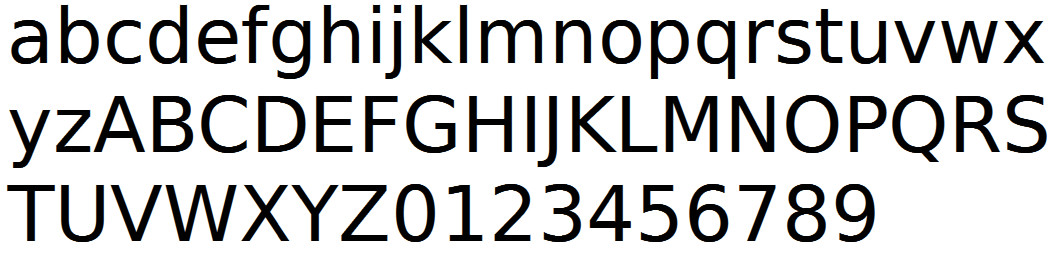
#> input picture train/dejavusans-alphanumeric.jpg, 1052 x 254 px, given in place of portrait.jpeg, which was not available
$ python main.py   (Python 2 division)
#> lines starting #> are read from the running program, lines starting #| are printed output that depends on the picture; after the words box and inside, x2 and y2 are one past the last pixel; in counts of white or black regions, pixels touching at a corner belong together; pictures that were not available may be replaced by others from this repository, and a replacement may not be noted
### util.py
import numpy as np
import pandas as pd


"""
Dokumentasi
- teori: link/hubungan antara konsep
- konsep: objek yang terlibat dalam suatu teori
- contoh run

yang perlu dikerjain:
    histogram
    pre-processing = noise reduction + equalizatioin + binarization + segmentation + clustering
    recognition = feature extraction + kNN + GNB
    chaincode
    kode belok
    recognition w/ cc+kb
    skeletonize
    recognition w/ skeleton
"""

def flattenimg(img):
    # reshape to 2-D
    return img.reshape(-1, img.shape[-1])

# [5 lines left out: function sortimg, not called in this run]

""" Returns separate histogram for each color in a pixel: 3 for RGB, 4 for CMYK, 1 for Grayscale
"""
# [8 lines left out: function gethistogram, not called in this run]

"""
    # horribly slow vanilla implementation: use only for proof of work
    hist = np.zeros((256, imgr.shape[-1]), dtype=np.uint32)
    for pixel in imgr:
        for color in xrange(imgr.shape[-1]):
            hist[pixel.item(color), color] += 1
    return hist
"""

# [34 lines left out: function equalize, not called in this run]

def getgrayscale(img):
    return np.asarray((0.2989*img[...,0] + 0.5870*img[...,1] + 0.1140*img[...,2]), dtype=np.uint8)

# [68 lines left out: functions getunique, getbackground, degreezero, convolve, not called in this run]

"""
Make sure that source image is grayscale before using this function
"""
def convolvefft(filt, source):
    return np.fft.irfft2(np.fft.rfft2(source) * np.fft.rfft2(filt, source.shape))

# [89 lines left out: functions degreeone, degreetwo, gaussian_filt, downsample, not called in this run]

"""
Returns the color range of an input skin image.
The colorrange variable determines the maximum range; if the color of the input image is
wider than the colorrange then the range such that the maximum number of pixels falls
within that range is used.
"""
def mapColor(skin, colorrange=60):
    r = skin[...,0]
    g = skin[...,1]
    b = skin[...,2]

    hist_r = np.histogram(r, bins=255, range=(0,255))[0]
    hist_g = np.histogram(g, bins=255, range=(0,255))[0]
    hist_b = np.histogram(b, bins=255, range=(0,255))[0]

    if r.ptp() > colorrange:
        max_r = []
        [max_r.append(np.sum(hist_r[n:n+colorrange])) for n in xrange(r.min(), r.max()-colorrange)]
        range_r = np.argmax(max_r) + r.min()
        range_r = [range_r, range_r+colorrange]
    else:
        range_r = [r.min(), r.max()]

    if g.ptp() > colorrange:
        max_g = []
        [max_g.append(np.sum(hist_g[n:n+colorrange])) for n in xrange(g.min(), g.max()-colorrange)]
        range_g = np.argmax(max_g) + g.min()
        range_g = [range_g, range_g+colorrange]
    else:
        range_g = [g.min(), g.max()]

    if b.ptp() > colorrange:
        max_b = []
        [max_b.append(np.sum(hist_b[n:n+colorrange])) for n in xrange(b.min(), b.max()-colorrange)]
        range_b = np.argmax(max_b) + b.min()
        range_b = [range_b, range_b+colorrange]
    else:
        range_b = [b.min(), b.max()]

    return np.array([range_r, range_g, range_b]).T

"""
Returns a binarized version of the input image such that the pixels corresponding to the
colormap are True and the rest are False.
"""
def mapImage(img, colormap):
    return np.logical_and(np.all(img > colormap[0], axis=-1), np.all(img < colormap[1], axis=-1))

"""
Returns an image such that the pixels in objlist are surrounded by a green box.
"""
# [17 lines left out: function boxFaces, not called in this run]

"""
Returns an image such that the pixels in objlist are displayed whereas the rest of the
pixels are less transparent.
"""
# [89 lines left out: functions processFaces, processFace, cleanFaces, getFaces, not called in this run]

"""
turn into grayscale, equalize, threshold
"""
# [52 lines left out: function binarize, not called in this run]

"""
    applies otsu's automatic thresholding algorithm to separate
    background and foreground:
    1. Compute histogram and probabilities of intensity levels
    2. Initialize wb and mb
    3. Step through each intensity level and compute:
    4. wb and mb for that level
    5. var**2b for that level
    6. Once found for all levels, take maximum var**2
"""
# [80 lines left out: functions otsu, zhangsuen, not called in this run]

"""
Testing procedure
1. Load training data
2. Process input test data: obtain features of each object we want to identify
3. Predict each object using a specified method
"""
# [26 lines left out: function test, not called in this run]

"""
Training procedure
Essentially this is the process of labelling our training data
Input an image. The image MUST CONTAIN all lower case letters, all upper case letters, and all digits in that order
The procedure then detects objects and assigns them letters/digits ("labels") based on this order
"""
# [21 lines left out: function train, not called in this run]

"""
Pre-processing
We try to clean the objects as much as possible:
1. Attempt to order the objects as a human would read them
2. Merge certain objects: the dots in 'i' and 'j', the "holes" in 'a', 'o', etc
"""
# [54 lines left out: functions preprocess, prefeatextract, reorder, mergeobj, not called in this run]


"""
Thinning
Discard all pixels except for border pixels
"""
def thin(img, bg='dark'):
    imgb = np.copy(img)
    if img.dtype != bool:
        # binarize image
        imgb = binarize(img, bg)
    # copy binary image to new one that will contain our final image
    imgt = np.copy(imgb)

    # obtain image containing only border pixels:
    # for each (nonzero) pixel in the original image, check its neighbours
    # if NOT ALL of its neigbours are (nonzero) pixels, then it's a border pixel
    # if ALL of its neighbouts are (nonzero) pixels, then discard it
    # as we are setting pixels to zero, we need to output it to a new array: otherwise, our loop will detect false positives whenever it moves on to the next pixel
    sub = np.zeros((3,3), dtype=bool)

    for row in xrange(1, imgb.shape[0] - 1):
        for col in xrange(1, imgb.shape[1] - 1):
            if imgb.item(row,col):
                sub[:] = imgb[row-1:row+2, col-1:col+2]
                imgt.itemset((row,col), np.logical_not(np.all(sub)))

    """
    [imgt.itemset((row, col), np.logical_not(np.all(imgb[row-1:row+2, col-1:col+2]))) for row in xrange(1, imgb.shape[0] - 1) for col in xrange(1, imgb.shape[1] - 1) if imgb.item(row, col)]
    """

    return imgt

"""
Object detection
Attempt to cluster neighbouring pixels into separate objects
SERIOUSLY NEEDS OPTIMIZATION!
"""
def segment(img, minsize=0.1, chaincode=False):
    # use copy of img as we'll be eliminating elements
    imgt = np.copy(img)
    imgtb = imgt[1:-1, 1:-1]
    # obtain positions of border nonzeropix (non-zero elements)
    #nonzeropix = np.argwhere(imgtb) + np.ones((1,1), dtype=np.uint8)
    allobjpix = []
    allobjcc = []

    imgh = imgt.shape[0]*minsize

    startrow = 0
    # for all nonzero pixels: for all objects
    while np.any(imgt):
        # when we encounter a nonzero pixel we try to trace all nonzero pixels connected to it using depth
        # first search. in addition, this procedure erases pixels from the image once they're checked.
        # the search returns a list of connected pixel indices: an object

        startpix = findfirst(startrow, imgt)
        startrow = startpix[0]
        obj, cc = dfsi(imgt, startpix)
        # add object path to our output array
        if len(obj) > imgh:
            allobjpix += [obj]
            allobjcc += [cc]

        # each time an object is identified we reevaluate the indices of nonzero pixels in our image.
        # this is an expensive operation and should ideally be trashed: alternatively, we should delete
        # elements from nonzeropix directly once they've been accounted for in our dfs procedure
        #nonzeropix = np.argwhere(imgtb) + np.ones((1,1), dtype=np.uint8)

    if chaincode:
        return allobjpix, allobjcc
    else:
        return allobjpix

"""
Iterative depth-first search
"""
def dfsi(bitmap, startpixel):

    stack = [startpixel]
    objpix = [startpixel]
    objcc = []

    bound = False
    while stack:
        row, col = stack.pop()
        if row == 0 or col == 0: bound = True
        bitmap.itemset((row, col), False)
        edges = np.argwhere(bitmap[row-1:row+2, col-1:col+2]) - [1, 1]

        for edge in edges:
            nextpixel = [row+edge[0], col+edge[1]]
            if nextpixel not in objpix:
                stack += [nextpixel]
                objpix += [nextpixel]
                objcc += [[edge[0], edge[1]]]

    #[bitmap.itemset((pixel[0], pixel[1]), False) for pixel in objpix]

    if bound: return [], []
    else: return objpix, objcc

def findfirst(startrow, bitmap):
    while True:
        scanline = bitmap[startrow, :]
        if np.any(scanline):
            startcol = np.argwhere(scanline)[0,0]
            break
        startrow += 1

    return [startrow, startcol]

"""
Object image
Generates image matrix of specified object(s) from pixel positions of object(s)
FOR TESTING ONLY
"""
def getobjimg(objpix):
    objpix = np.asarray(objpix)
    if objpix.min() != 0:
        objpix[:] -= [objpix[...,0].min(), objpix[...,1].min()]

    objimg = np.zeros((objpix[...,0].max()+1, objpix[...,1].max()+1), dtype = int)

    for pix in objpix:
        objimg[pix[0], pix[1]] = True

    import matplotlib.pyplot as plt
    plt.imshow(objimg)
    plt.show()

# [22 lines left out: function drawobj, not called in this run]

"""
Extract Features according to UCI set
"""
# [31 lines left out: function uci, not called in this run]

"""
Freeman chain encoding
source: http://www.codeproject.com/Articles/160868/A-C-Project-in-Optical-Character-Recognition-OCR-U
"""
# [49 lines left out: function freeman, not called in this run]

"""
Gaussian Naive Bayes: continuous version of Naive Bayes classifier
Recall that Naive Bayes states that P(A|B) = P(A)*P(B|A)/P(B)
For the continuous version, each random variable/feature/attribute is assumed to be independent and distributed normally.
We are trying to achieve the (accurate) classification/prediction of the class of an object. In OCR, an "object" will be a collection of connected pixels and "class" a character we want to be able to predict ('a', '3', '@', etc); in other words we want to input a bunch of pixels and output a character.

A "feature" is equvalent to an "attribute" or "random variable" in this case. For freeman chain encoding,
a feature is the value contained in a single field of our track x sector x direction matrix.
A complete collection of the features of
"Features" refers to the collection of features for a single instance of an output class, for instance the
features of the output class "z" for a font "dejavusans".

A collection of all the features for all output classes is a "feature set",

We define a "training set" to be a collection of feature sets with each output class represented equally.
"""
# [79 lines left out: functions gnb_train, gnb_predict, preprocess2, not called in this run]

### main.py
#!/bin/python
import sys
import matplotlib.image as mpimg
import numpy as np

import util

def main(argv):
    # load image into ndarray
    if len(argv) > 1:
        testimg = mpimg.imread(argv[1])
    else:
        testimg = mpimg.imread('/home/cilsat/Dropbox/kuliah/sem1/pp/portrait.jpeg')
#> testimg is the input picture: shape (254, 1052, 3); mean R, G, B 205.2, 205.2, 205.2

    # calc sorted 2-D representation of image
    #imgs = util.sortimg(util.flattenimg(img))

    # get count of unique colors
    #uniq = util.getunique(imgs)
    #print(uniq)

    #pltshow(img)
    # get and display histogram(s) of color(s)
    #hist = util.gethistogram(img)
    #plthist(hist)

    # equalize image
    #imgeq = util.equalize(img, hist)
    #pltshow(imgeq)

    # get and display background image with dynamic threshold 15
    #background = util.getbackground(img, imgs, 15)
    #pltshow(background)

    # OCR
    # training: only need to run ONCE for each font
    # make sure you have an image containing all lower case letters, upper case letters, and digits in that order
    """
    font = "dejavusans-alphanumeric"
    fontimg = mpimg.imread('train/' + font + '.jpg')
    util.train(fontimg, font)

    # testing: this is only around 50% accurate for text of different font
    print util.test(testimg, font)
    """

    # License Plate recognition
    """
    dataset = "plat"
    util.gnb_train(dataset=dataset)
    """

    # Face detection
    h = testimg.shape[0]
#> h = 254
    w = testimg.shape[1]
#> w = 1052
    face = testimg[int(0*h):int(0.7*h), int(0.15*w):int(0.45*w)]
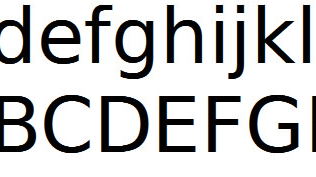
#> face: shape (177, 316, 3); mean R, G, B 201, 201.1, 201
    pltshow(face)
    imgf = util.mapImage(testimg, util.mapColor(face, 60))
#> in mapColor, `r = skin[...,0]`:
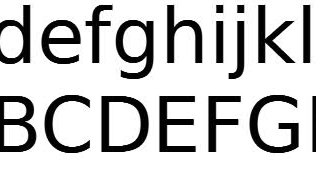
#> r: shape (177, 316); min 0, max 255, mean 201
#> in mapColor, `g = skin[...,1]`:
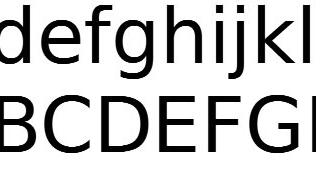
#> g: shape (177, 316); min 0, max 255, mean 201.1
#> in mapColor, `b = skin[...,2]`:
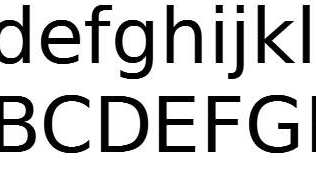
#> b: shape (177, 316); min 0, max 255, mean 201
#> in mapColor, `hist_r = np.histogram(r, bins=255, range=(0,255))[0]`: hist_r = 255 values, max 37427 at index 254, min 2 at index 90, mean 219.3
#> in mapColor, `hist_g = np.histogram(g, bins=255, range=(0,255))[0]`: hist_g = 255 values, max 37704 at index 254, min 0 at index 122, mean 219.3
#> in mapColor, `hist_b = np.histogram(b, bins=255, range=(0,255))[0]`: hist_b = 255 values, max 36188 at index 254, min 1 at index 117, mean 219.3
#> in mapColor, `range_r = np.argmax(max_r) + r.min()`: range_r = 0
#> in mapColor, `range_r = [range_r, range_r+colorrange]`: range_r = [0, 60]
#> in mapColor, `range_g = np.argmax(max_g) + g.min()`: range_g = 0
#> in mapColor, `range_g = [range_g, range_g+colorrange]`: range_g = [0, 60]
#> in mapColor, `range_b = np.argmax(max_b) + b.min()`: range_b = 0
#> in mapColor, `range_b = [range_b, range_b+colorrange]`: range_b = [0, 60]
#> in mapImage, `return np.logical_and(np.all(img > colormap[0], axis=-1), np.all(img <..`:
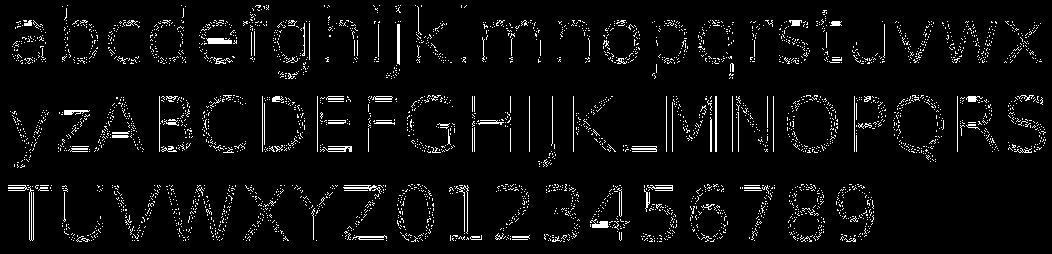
#> returned value: shape (254, 1052) bool; 4.7% white in thin lines or dots
    pltshow(imgf)
    imgt = util.thin(imgf, bg='dark')
#> after the loop in thin, `for row in xrange(1, imgb.shape[0] - 1):`:
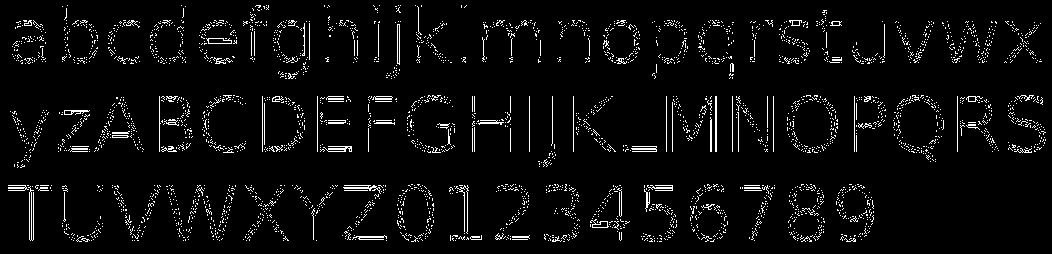
#> imgt: shape (254, 1052) bool; 4.5% white in thin lines or dots
#> after the loop in thin, `for row in xrange(1, imgb.shape[0] - 1):`: sub = [[True, True, False], [True, True, False], [False, False, False]]
    pltshow(imgt)
    obj = util.segment(imgt, minsize=0.5)[0]
#> in segment, `imgtb = imgt[1:-1, 1:-1]`:
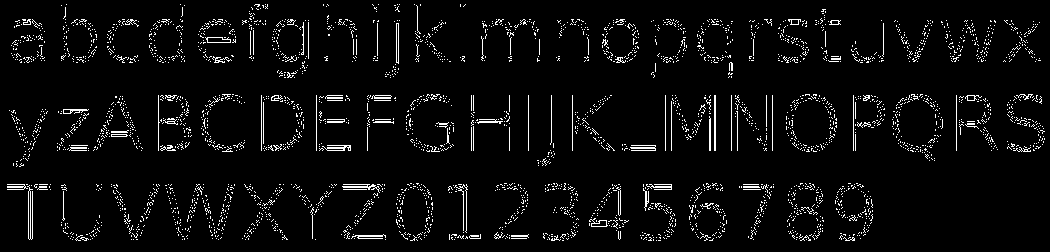
#> imgtb: shape (252, 1050) bool; 4.6% white in thin lines or dots
#> the loop in segment, `while np.any(imgt): # when we encounter a nonzero pixel we try to trac..` made 3284 passes
#> (startrow, obj, cc) on passes 6 to 8: (5, [[5, 324], [6, 324]], [[1, 0]]), (5, [[5, 328], [6, 329]], [[1, 1]]), (5, [[5, 373], [6, 374]], [[1, 1]])
#> after the loop in segment, `while np.any(imgt):`: imgt: shape (254, 1052) bool; 4.55% of pixels changed, all inside (x1, y1, x2, y2) = (8, 5, 1046, 242)
#> after the loop in segment, `while np.any(imgt):`: allobjcc = 1 item
#> obj = 156 pairs, first value 186 to 240, second value 28 to 33
    print len(obj)
#| 156
    util.getobjimg(obj[0])
#> in getobjimg, `objpix = np.asarray(objpix)`: objpix = [186, 30]
#> in getobjimg, `objimg = np.zeros((objpix[...,0].max()+1, objpix[...,1].max()+1), dtyp..`: objimg = [0]
#> the loop in getobjimg, `for pix in objpix:` made 1 pass

    frame = np.array(obj[0])
    x = frame[...,1]
    y = frame[...,0]
    h = y.ptp()
    w = x.ptp()
    x0 = x.min()
    y0 = y.min()
    mask = np.zeros(testimg.shape, dtype=np.uint8)
    print mask.shape

def plthist(hist):
    import matplotlib.pyplot as plt
    plt.plot(hist.T)
    plt.show()

def pltshow(img):
    import matplotlib.pyplot as plt
    plt.imshow(img)
    plt.show()

def pilshow(img):
    from PIL import Image
    import numpy as np
    im = Image.fromarray(np.uint8(img*255))
    im.save('/home/cilsat/Dropbox/kuliah/sem1/pp/test.jpg')

if __name__ == ('__main__'):
#> (the run stopped early here; a loop or call above may not have finished)

$ run again, on train/tmr.jpg
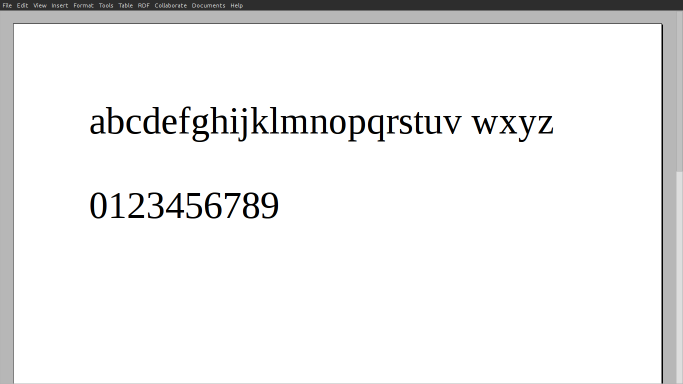
#> input picture train/tmr.jpg, 1366 x 768 px (shown at 1/2 size)
#> in main, testimg is the input picture: shape (768, 1366, 3) float32; mean R, G, B 0.934, 0.934, 0.934
#> hist_r = 255 values, max 185905 at index 1, min 0 at index 2, mean 863.4
#> hist_g = 255 values, max 185245 at index 1, min 0 at index 2, mean 863.4
#> hist_b = 255 values, max 185961 at index 1, min 0 at index 2, mean 863.4
#> range_r = [0, 1]
#> after the loop in thin, `for row in xrange(1, imgb.shape[0] - 1):`:
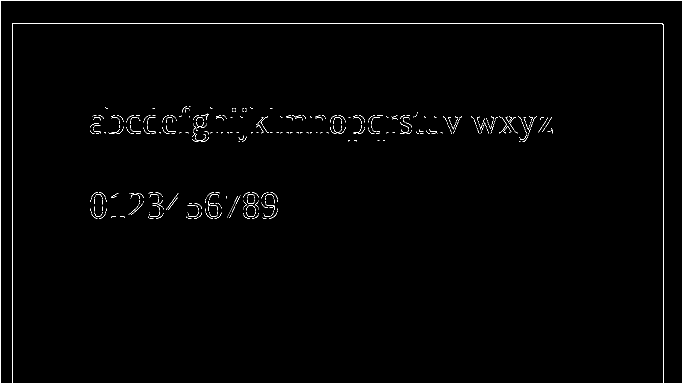
#> imgt: shape (768, 1366) bool (shown at 1/2 size); 1% white in thin lines or dots
#> after the loop in thin, `for row in xrange(1, imgb.shape[0] - 1):`: sub = [[True, True, True], [True, True, True], [True, True, True]]
#> in segment, `imgtb = imgt[1:-1, 1:-1]`:
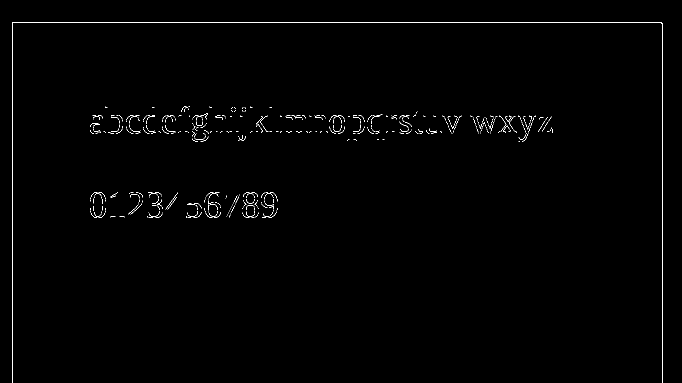
#> imgtb: shape (766, 1364) bool (shown at 1/2 size); 0.63% white in thin lines or dots, all inside (x1, y1, x2, y2) = (24, 45, 1326, 766)
#> the loop in segment, `while np.any(imgt): # when we encounter a nonzero pixel we try to trac..` made 2654 passes
#> after the loop in segment, `while np.any(imgt):`: allobjcc = []
